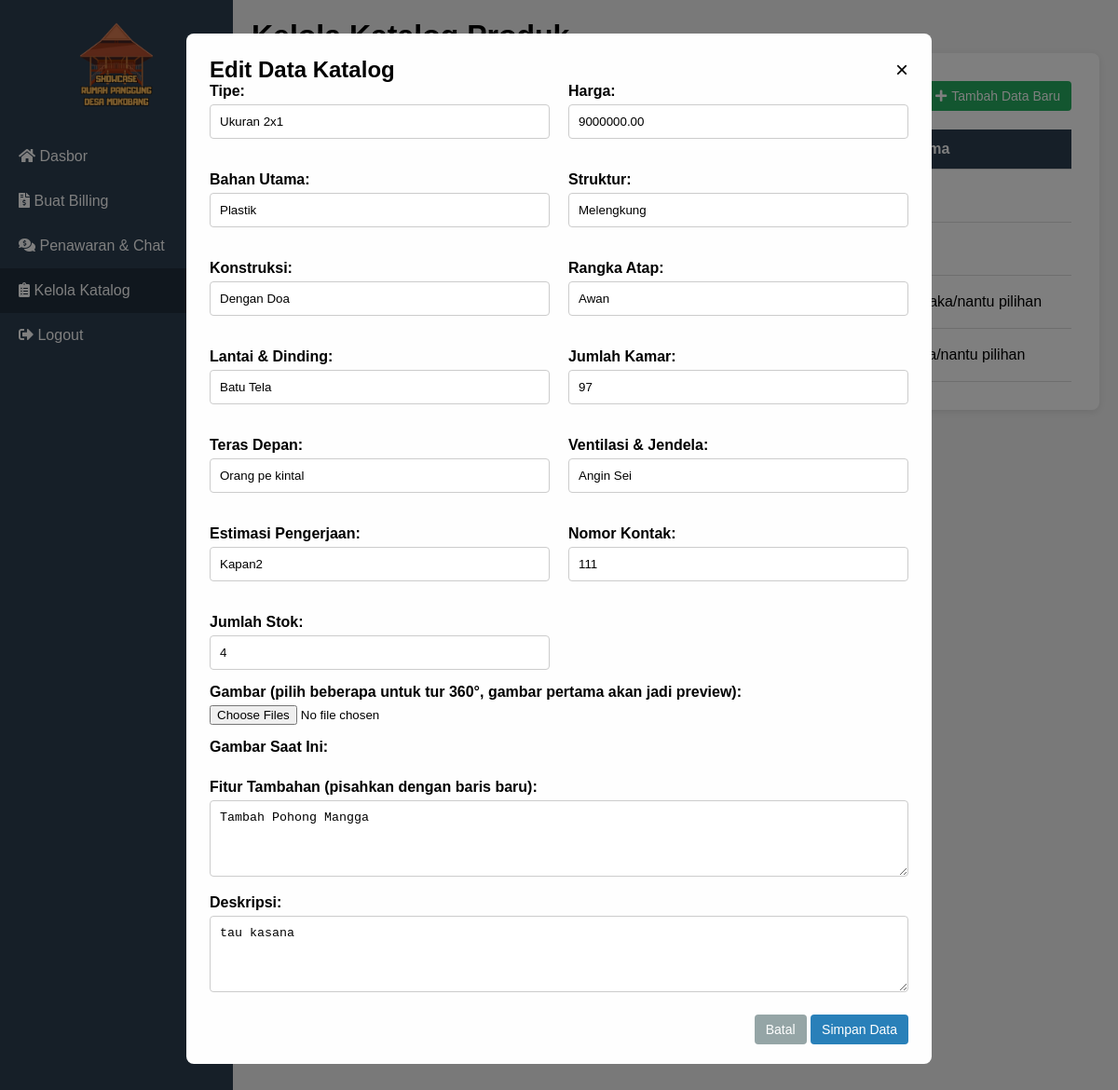
Page /admin-katalog.php?edit=5 (signed in) on the committed database.
### tables this page shows
CREATE TABLE `katalog` (
  `id` int(11) NOT NULL AUTO_INCREMENT,
  `tipe` varchar(255) DEFAULT NULL,
  `harga` decimal(15,2) DEFAULT NULL,
  `bahan_utama` varchar(255) DEFAULT NULL,
  `struktur` varchar(255) DEFAULT NULL,
  `konstruksi` varchar(255) DEFAULT NULL,
  `rangka_atap` varchar(255) DEFAULT NULL,
  `lantai_dinding` varchar(255) DEFAULT NULL,
  `jumlah_kamar` varchar(50) DEFAULT NULL,
  `teras_depan` varchar(255) DEFAULT NULL,
  `ventilasi_jendela` varchar(255) DEFAULT NULL,
  `pengerjaan` varchar(255) DEFAULT NULL,
  `nomor_kontak` varchar(50) DEFAULT NULL,
  `gambar` text DEFAULT NULL,
  `fitur_tambahan` text DEFAULT NULL,
  `deskripsi` text DEFAULT NULL,
  `stock` int(11) NOT NULL DEFAULT 1,
  `admin_id` int(11) DEFAULT NULL,
  `created_at` timestamp NULL DEFAULT current_timestamp(),
  `updated_at` timestamp NULL DEFAULT current_timestamp() ON UPDATE current_timestamp(),
  PRIMARY KEY (`id`),
  KEY `admin_id` (`admin_id`),
  CONSTRAINT `katalog_ibfk_1` FOREIGN KEY (`admin_id`) REFERENCES `admins` (`id`)
);

### admin-katalog.php (the view, shortened to what this page needs)
<?php
$pdo = getPdoConnection();
$editData = null;
if (isset($_GET['edit'])) {
    $stmt = $pdo->prepare("SELECT * FROM katalog WHERE id=?");
    $stmt->execute([$_GET['edit']]);
    $editData = $stmt->fetch(PDO::FETCH_ASSOC);
}
?>
<!DOCTYPE html>
<html lang="id">
<head>
    <link rel="stylesheet" href="https://cdnjs.cloudflare.com/ajax/libs/font-awesome/5.15.4/css/all.min.css">
</head>
<body>
    <div id="sidebar">
        <div class="logo"><img src="image/logo.png" alt="Logo"></div>
        <ul>
            <li><a href="admin-dashboard.php"><i class="fas fa-home"></i> Dasbor</a></li>
            <li><a href="admin-billing.php"><i class="fas fa-file-invoice-dollar"></i> Buat Billing</a></li>
            <li><a href="history.php"><i class="fas fa-comments-dollar"></i> Penawaran & Chat</a></li>
            <li><a href="admin-katalog.php" class="active"><i class="fas fa-clipboard-list"></i> Kelola Katalog</a></li>
            <li><a href="admin-logout.php"><i class="fas fa-sign-out-alt"></i> Logout</a></li>
        </ul>
    </div>
    <div id="content">
        <header><h1>Kelola Katalog Produk</h1></header>
        <main class="main-content">
            <div class="announcement">
                <div style="text-align: right; margin-bottom: 20px;">
                    <button onclick="openModal()" class="btn" style="background-color: #27ae60;"><i class="fas fa-plus"></i> Tambah Data Baru</button>
                </div>
                <div class="catalog-container">
                    <table class="catalog-table">
                        <thead>
                            <tr>
                                <th>Tipe</th>
                                <th>Harga</th>
                                <th>Stok</th>
                                <th>Bahan Utama</th>
                            </tr>
                        </thead>
                        <tbody>
                            <?php
                            $stmt = $pdo->query("SELECT id, tipe, harga, stock, bahan_utama FROM katalog ORDER BY created_at DESC");
                            while ($row = $stmt->fetch(PDO::FETCH_ASSOC)): ?>
                                <tr>
                                    <td><?php echo htmlspecialchars($row['tipe']); ?></td>
                                    <td><?php echo 'Rp ' . number_format($row['harga'], 0, ',', '.'); ?></td>
                                    <td><strong><?php echo htmlspecialchars($row['stock']); ?></strong></td>
                                    <td><?php echo htmlspecialchars($row['bahan_utama']); ?></td>
                                </tr>
                            <?php endwhile; ?>
                        </tbody>
                    </table>
                </div>
            </div>
        </main>
    </div>
    <div id="formModal" class="modal">
        <div class="modal-content">
            <span class="close" onclick="closeModal()" style="float:right; cursor:pointer; font-size: 24px;">&times;</span>
            <h2><?php echo $editData ? 'Edit' : 'Tambah'; ?> Data Katalog</h2>
            <form id="katalogForm" method="post" enctype="multipart/form-data">
                <div class="form-grid">
                    <div class="form-group"><label>Tipe:</label><input type="text" name="tipe" value="<?php echo htmlspecialchars($editData['tipe'] ?? ''); ?>" required></div>
                    <div class="form-group"><label>Harga:</label><input type="number" name="harga" value="<?php echo htmlspecialchars($editData['harga'] ?? ''); ?>" required></div>
                    <div class="form-group"><label>Bahan Utama:</label><input type="text" name="bahan_utama" value="<?php echo htmlspecialchars($editData['bahan_utama'] ?? ''); ?>"></div>
                    <div class="form-group"><label>Struktur:</label><input type="text" name="struktur" value="<?php echo htmlspecialchars($editData['struktur'] ?? ''); ?>"></div>
                    <div class="form-group"><label>Konstruksi:</label><input type="text" name="konstruksi" value="<?php echo htmlspecialchars($editData['konstruksi'] ?? ''); ?>"></div>
                    <div class="form-group"><label>Rangka Atap:</label><input type="text" name="rangka_atap" value="<?php echo htmlspecialchars($editData['rangka_atap'] ?? ''); ?>"></div>
                    <div class="form-group"><label>Lantai & Dinding:</label><input type="text" name="lantai_dinding" value="<?php echo htmlspecialchars($editData['lantai_dinding'] ?? ''); ?>"></div>
                    <div class="form-group"><label>Jumlah Kamar:</label><input type="text" name="jumlah_kamar" value="<?php echo htmlspecialchars($editData['jumlah_kamar'] ?? ''); ?>"></div>
                    <div class="form-group"><label>Teras Depan:</label><input type="text" name="teras_depan" value="<?php echo htmlspecialchars($editData['teras_depan'] ?? ''); ?>"></div>
                    <div class="form-group"><label>Ventilasi & Jendela:</label><input type="text" name="ventilasi_jendela" value="<?php echo htmlspecialchars($editData['ventilasi_jendela'] ?? ''); ?>"></div>
                    <div class="form-group"><label>Estimasi Pengerjaan:</label><input type="text" name="pengerjaan" value="<?php echo htmlspecialchars($editData['pengerjaan'] ?? ''); ?>"></div>
                    <div class="form-group"><label>Nomor Kontak:</label><input type="text" name="nomor_kontak" value="<?php echo htmlspecialchars($editData['nomor_kontak'] ?? ''); ?>"></div>
                    <div class="form-group"><label>Jumlah Stok:</label><input type="number" name="stock" value="<?php echo htmlspecialchars($editData['stock'] ?? '1'); ?>" required min="0"></div>
                </div>
                <div class="form-group full-width"><label>Gambar (pilih beberapa untuk tur 360°, gambar pertama akan jadi preview):</label><input type="file" name="gambar[]" multiple accept="image/*"></div>
                <?php if ($editData && !empty($editData['gambar'])): ?>
                    <div class="form-group full-width">
                        <label>Gambar Saat Ini:</label>
                    </div>
                <?php endif; ?>
                <div class="form-group full-width"><label>Fitur Tambahan (pisahkan dengan baris baru):</label><textarea name="fitur_tambahan" rows="4"><?php echo htmlspecialchars($editData['fitur_tambahan'] ?? ''); ?></textarea></div>
                <div class="form-group full-width"><label>Deskripsi:</label><textarea name="deskripsi" rows="4"><?php echo htmlspecialchars($editData['deskripsi'] ?? ''); ?></textarea></div>
                <div style="text-align:right; margin-top:20px;">
                    <button type="button" onclick="closeModal()" class="btn" style="background-color:#95a5a6;">Batal</button>
                    <button type="submit" class="btn" style="background-color:#2980b9;">Simpan Data</button>
                </div>
            </form>
        </div>
    </div>
</body>
</html>

### admin-katalog.php (style rules this page uses)
* { margin: 0; padding: 0; box-sizing: border-box; }
body { font-family: 'Poppins', sans-serif; background-color: #f4f4f4; }
#sidebar { width: 250px; background-color: #2c3e50; color: white; height: 100vh; position: fixed; }
#sidebar .logo { text-align: center; padding: 20px 0; }
#sidebar .logo img { width: 100px; }
#sidebar ul { list-style: none; padding: 0; }
#sidebar ul li a { color: white; text-decoration: none; padding: 15px 20px; display: block; }
#sidebar ul li a:hover, #sidebar ul li a.active { background-color: #212f3d; }
#content { margin-left: 250px; padding: 20px; width: calc(100% - 250px); }
.announcement { background: white; padding: 30px; border-radius: 8px; box-shadow: 0 2px 10px rgba(0,0,0,0.1); }
.catalog-container { overflow-x: auto; }
.catalog-table { width: 100%; border-collapse: collapse; min-width: 1200px; }
th, td { padding: 12px 15px; border-bottom: 1px solid #ddd; text-align: left; vertical-align: middle; }
th { background-color: #2c3e50; color: white; position: sticky; top: 0; }
.btn { padding: 8px 12px; border: none; border-radius: 4px; color: white; cursor: pointer; font-size: 14px; text-decoration: none; display: inline-flex; align-items: center; gap: 5px; }
.modal { display: none; position: fixed; z-index: 1000; left: 0; top: 0; width: 100%; height: 100%; overflow: auto; background-color: rgba(0,0,0,0.5); }
.modal-content { background-color: #fefefe; margin: 3% auto; padding: 25px; border-radius: 8px; width: 90%; max-width: 800px; max-height: 90vh; overflow-y: auto; }
.form-grid { display: grid; grid-template-columns: 1fr 1fr; gap: 20px; }
.form-group { margin-bottom: 15px; }
.full-width { grid-column: 1 / -1; }
label { display: block; margin-bottom: 5px; font-weight: bold; }
input[type="text"], input[type="number"], textarea { width: 100%; padding: 10px; border: 1px solid #ccc; border-radius: 4px; }

### rows in the picture
katalog: bahan_utama "Kayu cempaka/nantu pilihan"
katalog: bahan_utama "Kayu kelapa/nantu pilihan"
katalog: tipe "Ukuran 2x1", harga "9000000.00", bahan_utama "Plastik", struktur "Melengkung", konstruksi "Dengan Doa", rangka_atap "Awan", lantai_dinding "Batu Tela", jumlah_kamar "97", teras_depan "Orang pe kintal", ventilasi_jendela "Angin Sei", pengerjaan "Kapan2", nomor_kontak "111", stock "4", fitur_tambahan "Tambah Pohong Mangga", deskripsi "tau kasana"
